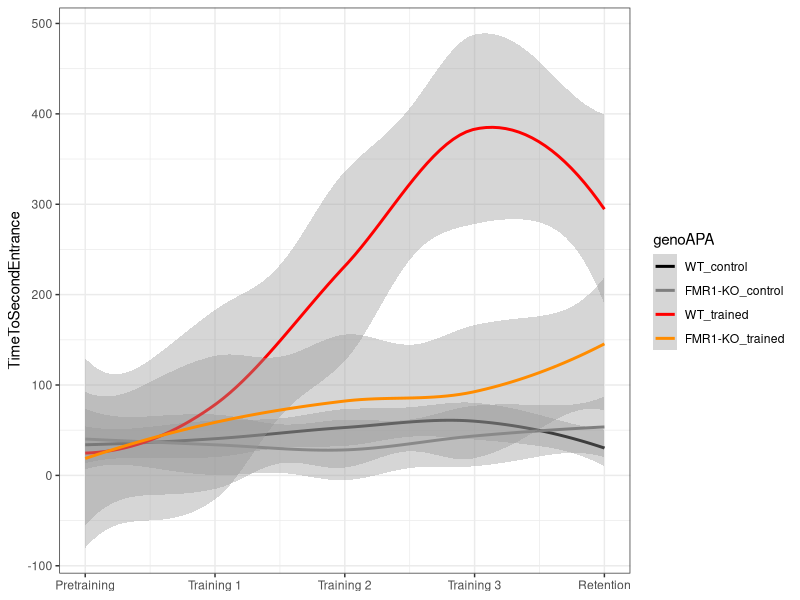
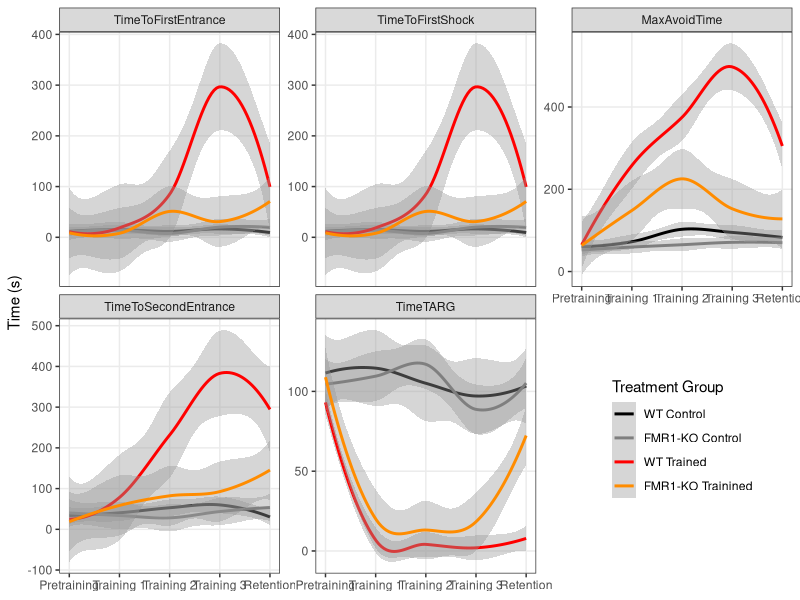
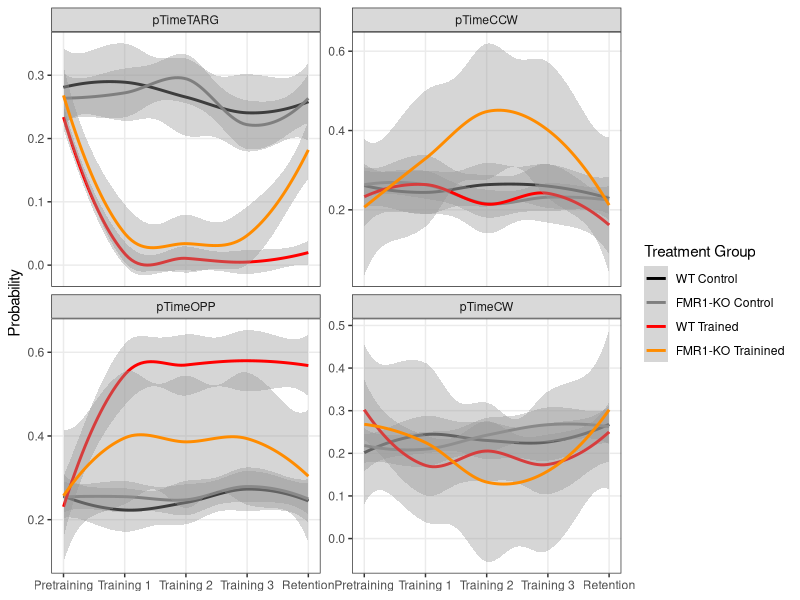
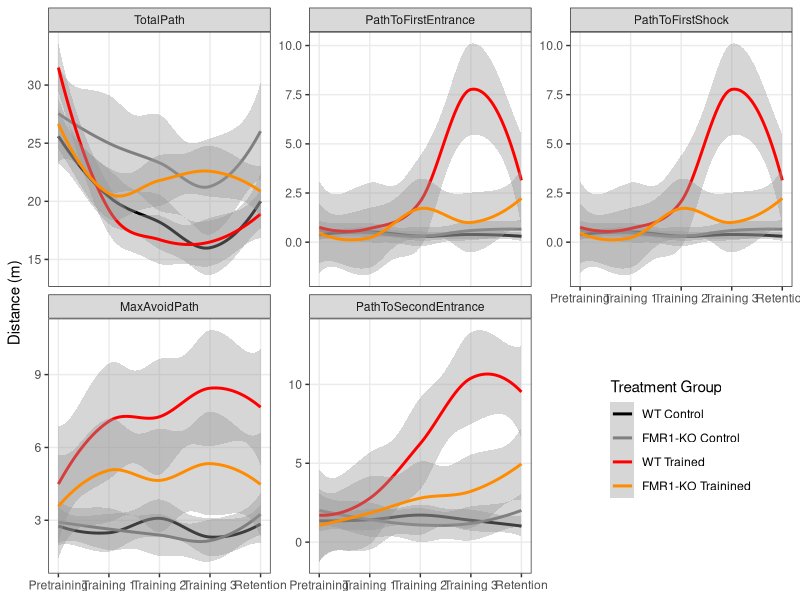
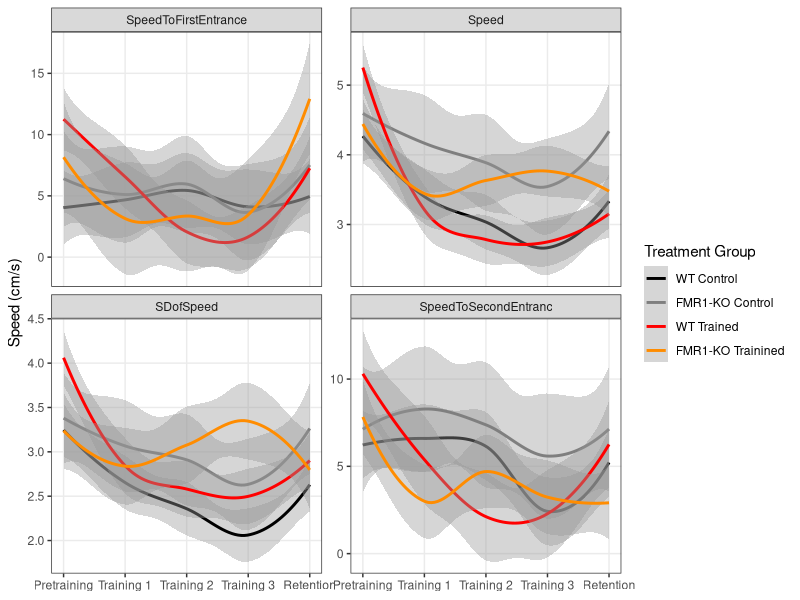
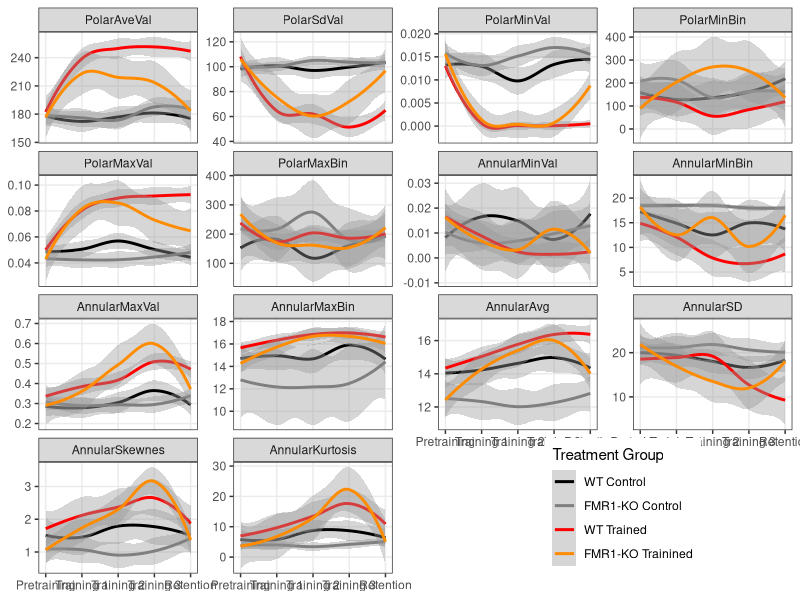
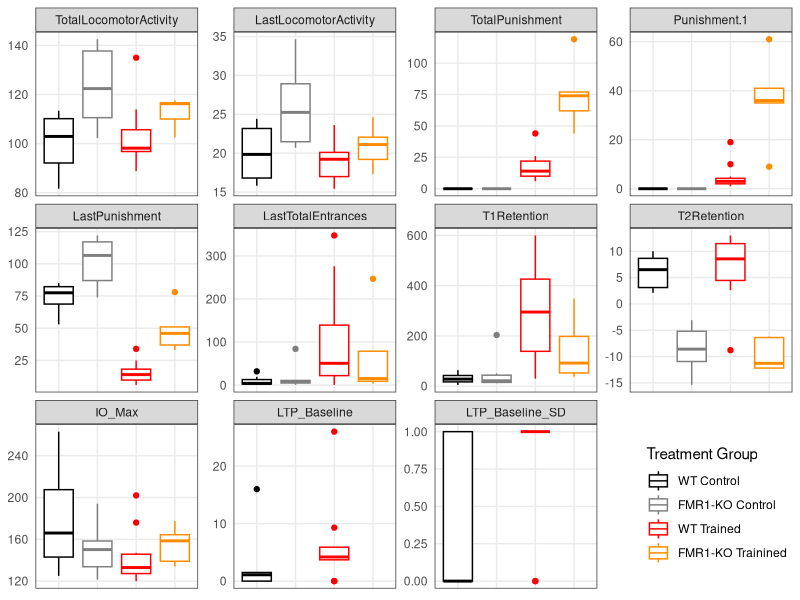
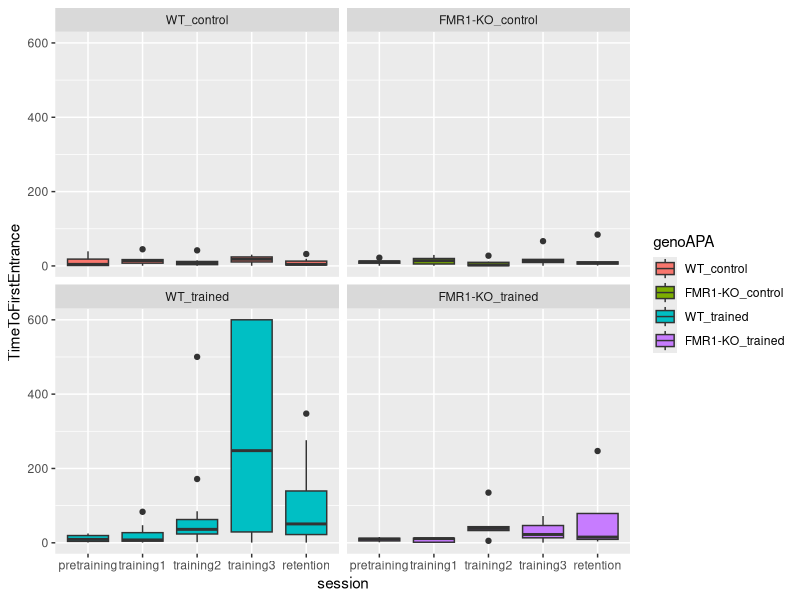

Here is the R script that generated these plots, in order:
# Part 1: Reading and analyzing beahvior and physiology data

## load libraries -----
library(dplyr) ## for filtering and selecting rows
library(plyr) ## for renmaing factors
library(ggplot2) ## for awesome plots!
library(reshape2) #@ for melting dataframe

## wrangle the raw wt and fmr1 dataframes ----

## read the data 
setwd("~/Github/qPCR-mouse/Rayna/2013/data")
wt <- read.csv("01_WTbehavephys.csv", header=TRUE, stringsAsFactors = FALSE, na.strings = c("", "ND", "N/A"))
fmr1 <- read.csv("01_FMR1behavephys.csv", header=TRUE, stringsAsFactors = FALSE, na.strings = c("", "ND", "N/A"))

## fixing columns both fmr1 and wt are as equivilent as possible
wt$filename <- as.character(paste(wt$filename, wt$X, sep="_")) ## mgerge 2 columns 

## delete obsolete columns
wt$X <- NULL 
wt$X.1 <- NULL
fmr1$X <- NULL
wt$next. <- NULL
fmr1$next. <- NULL
fmr1$PopSpike.max........mV. <- NA  ## add column
fmr1$PospSpike.Probability <- NA  ## add column
fmr1 <- fmr1[-c(75:80), ] ## removing rows
names(wt)
names(fmr1)


## create ind column with a animal name that matches qpcr (e.g "FMR1 AB" or "BL 19")
wt$ind <- wt$filename
head(wt$ind)
wt$ind <- gsub("[[:blank:]]*bl", "BL", wt$ind) ##removed blank space then changes bl1... to BL 1...
wt$ind <- gsub("D[[:print:]]*", "", wt$ind) ## deletes the D (for Day) and everythign thereafter
wt$ind

fmr1$ind <- fmr1$filename
fmr1$ind <- gsub("RoomTrack_", "", fmr1$ind) ##remove RommTrack_"
fmr1$ind <- gsub("fmr1", "FMR1", fmr1$ind) ## changes to FMR1
fmr1$ind <- gsub("frm1", "FMR1", fmr1$ind) ## because one was typed wrong
fmr1$ind <- gsub("wildtype", "BL", fmr1$ind) ## that one wildtype sample name
fmr1$ind <- gsub("_[ptr][[:print:]]*", "", fmr1$ind) ##deletes the rest of the filename
fmr1$ind

## rename columns
names(wt)[3] <- "TotalTime"
names(wt)[4] <- "TotalPath"
names(wt)[5] <- "Entrances"
names(wt)[6] <- "TimeToFirstEntrance"
names(wt)[7] <- "PathToFirstEntrance"
names(wt)[8] <- "SpeedToFirstEntrance"
names(wt)[9] <- "EntrancePerDistance"
names(wt)[10] <- "TotalShocks"
names(wt)[11] <- "TimeToFirstShock"
names(wt)[12] <- "PathToFirstShock"
names(wt)[13] <- "Speed"
names(wt)[14] <- "SDofSpeed"
names(wt)[15] <- "LineArity"
names(wt)[16] <- "MaxAvoidTime"
names(wt)[17] <- "MaxAvoidPath"
names(wt)[18] <- "TimeToSecondEntrance"
names(wt)[19] <- "PathToSecondEntrance"
names(wt)[20] <- "SpeedToSecondEntranc"
names(wt)[21] <- "TimeTARG"
names(wt)[22] <- "pTimeTARG"
names(wt)[23] <- "pTimeCCW"
names(wt)[24] <- "pTimeOPP"
names(wt)[25] <- "pTimeCW"
names(wt)[26] <- "RayleigLength"
names(wt)[27] <- "RayleigAngle"
names(wt)[28] <- "PolarAveVal"
names(wt)[29] <- "PolarSdVal"
names(wt)[30] <- "PolarMinVal"
names(wt)[31] <- "PolarMinBin"
names(wt)[32] <- "MinLoBin"
names(wt)[33] <- "MinHiBin"
names(wt)[34] <- "PolarMaxVal"
names(wt)[35] <- "PolarMaxBin"
names(wt)[36] <- "MaxLoBin"
names(wt)[37] <- "MaxHiBin"
names(wt)[38] <- "AnnularMinVal"
names(wt)[39] <- "AnnularMinBin"
names(wt)[40] <- "AnnularMaxVal"
names(wt)[41] <- "AnnularMaxBin"
names(wt)[42] <- "AnnularAvg"
names(wt)[43] <- "AnnularSD"
names(wt)[44] <- "AnnularSkewnes"
names(wt)[45] <- "AnnularKurtosis"
names(wt)[46] <- "ind_bad"
names(wt)[47] <- "genotype_bad"
names(wt)[48] <- "APA"
names(wt)[49] <- "TotalLocomotorActivity"
names(wt)[50] <- "LastLocomotorActivity"
names(wt)[51] <- "TotalPunishment"
names(wt)[53] <- "LastPunishment"
names(wt)[54] <- "LastTotalEntrances"
names(wt)[55] <- "T1Retention"
names(wt)[56] <- "T2Retention"
names(wt)[57] <- "IO_Max"
names(wt)[58] <- "LTP_Baseline"
names(wt)[59] <- "LTP_Baseline_SD"
names(wt) # check all good

## do same for fmr1
names(fmr1)[3] <- "TotalTime"
names(fmr1)[4] <- "TotalPath"
names(fmr1)[5] <- "Entrances"
names(fmr1)[6] <- "TimeToFirstEntrance"
names(fmr1)[7] <- "PathToFirstEntrance"
names(fmr1)[8] <- "SpeedToFirstEntrance"
names(fmr1)[9] <- "EntrancePerDistance"
names(fmr1)[10] <- "TotalShocks"
names(fmr1)[11] <- "TimeToFirstShock"
names(fmr1)[12] <- "PathToFirstShock"
names(fmr1)[13] <- "Speed"
names(fmr1)[14] <- "SDofSpeed"
names(fmr1)[15] <- "LineArity"
names(fmr1)[16] <- "MaxAvoidTime"
names(fmr1)[17] <- "MaxAvoidPath"
names(fmr1)[18] <- "TimeToSecondEntrance"
names(fmr1)[19] <- "PathToSecondEntrance"
names(fmr1)[20] <- "SpeedToSecondEntranc"
names(fmr1)[21] <- "TimeTARG"
names(fmr1)[22] <- "pTimeTARG"
names(fmr1)[23] <- "pTimeCCW"
names(fmr1)[24] <- "pTimeOPP"
names(fmr1)[25] <- "pTimeCW"
names(fmr1)[26] <- "RayleigLength"
names(fmr1)[27] <- "RayleigAngle"
names(fmr1)[28] <- "PolarAveVal"
names(fmr1)[29] <- "PolarSdVal"
names(fmr1)[30] <- "PolarMinVal"
names(fmr1)[31] <- "PolarMinBin"
names(fmr1)[32] <- "MinLoBin"
names(fmr1)[33] <- "MinHiBin"
names(fmr1)[34] <- "PolarMaxVal"
names(fmr1)[35] <- "PolarMaxBin"
names(fmr1)[36] <- "MaxLoBin"
names(fmr1)[37] <- "MaxHiBin"
names(fmr1)[38] <- "AnnularMinVal"
names(fmr1)[39] <- "AnnularMinBin"
names(fmr1)[40] <- "AnnularMaxVal"
names(fmr1)[41] <- "AnnularMaxBin"
names(fmr1)[42] <- "AnnularAvg"
names(fmr1)[43] <- "AnnularSD"
names(fmr1)[44] <- "AnnularSkewnes"
names(fmr1)[45] <- "AnnularKurtosis"
names(fmr1)[46] <- "ind_bad"
names(fmr1)[47] <- "genotype_bad"
names(fmr1)[48] <- "APA"
names(fmr1)[49] <- "TotalLocomotorActivity"
names(fmr1)[50] <- "LastLocomotorActivity"
names(fmr1)[51] <- "TotalPunishment"
names(fmr1)[53] <- "LastPunishment"
names(fmr1)[54] <- "LastTotalEntrances"
names(fmr1)[55] <- "T1Retention"
names(fmr1)[56] <- "T2Retention"
names(fmr1)[57] <- "IO_Max"
names(fmr1)[58] <- "LTP_Baseline"
names(fmr1)[59] <- "LTP_Baseline_SD"

## add columns genotype (easier for wt df than for fmr1 df)
wt$genotype <- as.factor("WT")
fmr1$genotype <- ifelse(grepl("fmr1|frm1",fmr1$filename),'FMR1-KO','WT')
fmr1$genotype <- as.factor(fmr1$genotype)

## binding, clearning, filtering, renaming, adding conditions ----

wtfmr1 <- rbind(wt, fmr1) ## combine the datasets into one
wtfmr1 <- filter(wtfmr1, grepl("Room", filename)) ## remove non-data rows
str(wtfmr1)

## making strings factors
wtfmr1$ind <- as.factor(wtfmr1$ind)  
wtfmr1$APA <- as.factor(wtfmr1$APA)  

## making a bunch of columns numeric
wtfmr1[, c(3:35)] <- sapply(wtfmr1[, c(3:35)], as.numeric)
str(wtfmr1)



## add column session with APA information
wtfmr1$session <- ifelse(grepl("pretraining|pretrain|Hab", wtfmr1$filename), "pretraining", 
                     ifelse(grepl("training1|Train1", wtfmr1$filename), "training1",
                            ifelse(grepl("training2|Train2", wtfmr1$filename), "training2",
                                   ifelse(grepl("training3|Train3", wtfmr1$filename), "training3",
                                          ifelse(grepl("retention|reten|Retest", wtfmr1$filename), "retention", "NA")))))
wtfmr1$session  ## check that all names good with no NAs                                 
wtfmr1$session <- as.factor(wtfmr1$session)  
wtfmr1$session <- factor(wtfmr1$session, levels = c("pretraining", "training1", "training2", "training3", "retention"))


### separate out the summary columns and clean up / wrangle ----
summary <- filter(wtfmr1, session == "retention")
summary <- summary[c(60:61,48,62,49:59,1)] #select and reorder columns, so animal first
names(summary)
str(summary)

## rename APA to match qpcr data
summary$APA <- revalue(summary$APA, c("untrained" = "control")) 
summary$APA <- factor(summary$APA, levels = c("control", "trained"))

## making a bunch of columns numeric
summary$IO_Max <- gsub("%", "", summary$IO_Max) #remove the percent sign
summary[, c(5:15)] <- sapply(summary[, c(5:15)], as.numeric)

## create genoAPA column
summary$genoAPA <- summary$genoAPA <- as.factor(paste(summary$genotype,summary$APA, sep="_"))
summary$genoAPA <- factor(summary$genoAPA, levels = c("WT_control", "FMR1-KO_control", "WT_trained", "FMR1-KO_trained"))
summary$genoAPA

### improve indiviual session dataframe ----
str(wtfmr1)
wtfmr1 <- wtfmr1[c(60:61,62,1:45)]  # removes summary columns

##create APA dataframe to add APA to wtfrm1
APA <-  summary[c(1:3)] 
wtfmr1 <- left_join(wtfmr1,APA) 
wtfmr1 <- wtfmr1[c(1:2,49,3:48)]  # removes summary columns
wtfmr1$APA <- factor(wtfmr1$APA, levels = c("control", "trained"))

## create one level column for genotype*APA
wtfmr1$genoAPA <- wtfmr1$genoAPA <- as.factor(paste(wtfmr1$genotype,wtfmr1$APA, sep="_"))
wtfmr1$genoAPA <- factor(wtfmr1$genoAPA, levels = c("WT_control", "FMR1-KO_control", "WT_trained", "FMR1-KO_trained"))
wtfmr1$genoAPA

## wrangling the data for plots!!! long for ggplots, matrix for correlations ----

### melt the beahvior data to make long

wtfmr1_long <- melt(wtfmr1, id=c("ind","genotype", "APA", "session", "filename", "genoAPA"))
wtfmr1_long$value <- as.numeric(wtfmr1_long$value)
str(wtfmr1_long)

summary_long <- melt(summary, id=c("ind","genotype", "APA", "session", "filename", "genoAPA"))
summary_long$value <- as.numeric(summary_long$value)
str(summary_long)

### Beahvior graphs!!! -----

## create the color palette
FentonPalette <- c('black','grey50','red','darkorange')

## basic format to behavior of 4 groups by session stat smooth
ggplot(data=wtfmr1, aes(as.numeric(x=session), y=TimeToSecondEntrance, color=genoAPA)) + 
  stat_smooth() + theme_bw() + scale_colour_manual(values=FentonPalette) + 
  scale_x_continuous(name =NULL, 
                     labels=c("1" = "Pretraining", "2" = "Training 1", 
                              "3" = "Training 2", "4" = "Training 3", "5" = "Retention"))

## Plots of time in seconds: saved as 1_TimeMeasures
wtfmr1_long %>% 
  filter(grepl("Time", variable)) %>% 
  filter(!grepl("TotalTime|pTime", variable)) %>% 
  ggplot(aes(as.numeric(x=session), y=value, color=genoAPA)) +
  stat_smooth() + facet_wrap(~variable, scales = "free_y") +
  scale_y_continuous(name="Time (s)") + 
  scale_x_continuous(name =NULL, 
                     labels=c("1" = "Pretraining", "2" = "Training 1", 
                              "3" = "Training 2", "4" = "Training 3", "5" = "Retention")) +
  scale_colour_manual(values=FentonPalette, name="Treatment Group",
                      labels=c("WT Control", "FMR1-KO Control", "WT Trained", "FMR1-KO Trainined")) +
  theme_bw() + 
  theme(panel.grid.minor = element_blank(), legend.position = c(0.85, 0.25))

## Plots of pTime (probability): saved as 1_TimeProbability
wtfmr1_long %>% filter(grepl("pTime", variable)) %>% 
  ggplot(aes(as.numeric(x=session), y=value, color=genoAPA)) +
  stat_smooth() + facet_wrap(~variable, scales = "free_y") +
  scale_y_continuous(name="Probability") + 
  scale_x_continuous(name =NULL, 
                     labels=c("1" = "Pretraining", "2" = "Training 1", 
                              "3" = "Training 2", "4" = "Training 3", "5" = "Retention")) +
  scale_colour_manual(values=FentonPalette, name="Treatment Group",
                      labels=c("WT Control", "FMR1-KO Control", "WT Trained", "FMR1-KO Trainined")) +
  theme_bw() + 
  theme(panel.grid.minor = element_blank())

## Plots of path (distance): saved as 1_Path
wtfmr1_long %>% filter(grepl("Path", variable)) %>% 
  ggplot(aes(as.numeric(x=session), y=value, color=genoAPA)) +
  stat_smooth() + facet_wrap(~variable, scales = "free_y") +
  scale_y_continuous(name="Distance (m)") + 
  scale_x_continuous(name =NULL, 
                     labels=c("1" = "Pretraining", "2" = "Training 1", 
                              "3" = "Training 2", "4" = "Training 3", "5" = "Retention")) +
  scale_colour_manual(values=FentonPalette, name="Treatment Group",
                      labels=c("WT Control", "FMR1-KO Control", "WT Trained", "FMR1-KO Trainined")) +
  theme_bw() + 
  theme(panel.grid.minor = element_blank(), legend.position = c(0.85, 0.25))

## Plots of speed: saved as 1_Speed
wtfmr1_long %>% 
  filter(grepl("Speed|speed", variable))%>% 
  ggplot(aes(as.numeric(x=session), y=value, color=genoAPA)) +
  stat_smooth() + facet_wrap(~variable, scales = "free_y") +
  scale_y_continuous(name="Speed (cm/s)") + 
  scale_x_continuous(name =NULL, 
                     labels=c("1" = "Pretraining", "2" = "Training 1", 
                              "3" = "Training 2", "4" = "Training 3", "5" = "Retention")) +
  scale_colour_manual(values=FentonPalette, name="Treatment Group",
                      labels=c("WT Control", "FMR1-KO Control", "WT Trained", "FMR1-KO Trainined")) +
  theme_bw() + 
  theme(panel.grid.minor = element_blank())

## Other Plots of speed: Rayleight, Polar, Annular Stuff : Saved as 1-Other
wtfmr1_long %>% 
  filter(grepl("Rayleigh|Polar|Annular", variable)) %>% 
  ggplot(aes(as.numeric(x=session), y=value, color=genoAPA)) +
  stat_smooth() + facet_wrap(~variable, scales = "free_y") +
  scale_y_continuous(name=NULL) + 
  scale_x_continuous(name =NULL, 
                     labels=c("1" = "Pretraining", "2" = "Training 1", 
                              "3" = "Training 2", "4" = "Training 3", "5" = "Retention")) +
  scale_colour_manual(values=FentonPalette, name="Treatment Group",
                      labels=c("WT Control", "FMR1-KO Control", "WT Trained", "FMR1-KO Trainined")) +
  theme_bw() + 
  theme(panel.grid.minor = element_blank(),legend.position = c(0.775, 0.125))

### Electrophysiology melting and graphing!!! ---- 

## plot all the summary_long data!: saved as 1-SummaryValues
summary_long %>%
  ggplot(aes(x=genoAPA, y=value, color=genoAPA)) +
  geom_boxplot() +  facet_wrap(~variable, scales = "free_y") +
  theme_bw() +
  scale_y_continuous(name=NULL) + 
  scale_x_discrete(name=NULL) + 
  scale_colour_manual(values=FentonPalette, name="Treatment Group",
                      labels=c("WT Control", "FMR1-KO Control", "WT Trained", "FMR1-KO Trainined")) +
  theme_bw() + 
  theme(panel.grid.minor = element_blank(),
        legend.position = c(0.9, 0.15),
        axis.text.x = element_blank(), 
        axis.ticks = element_blank())

### Not used but useful single plots ----

## simple box plot faceted by genotype colored by genotype
ggplot(data = wtfmr1, aes(x = session, y = TimeToFirstEntrance, fill=genoAPA)) +
  geom_boxplot() + facet_wrap( ~ genoAPA)
## simple box plot colored by genotype
ggplot(data = wtfmr1, aes(x = session, y = TimeToSecondEntrance, by=genoAPA, fill=genoAPA)) +
  geom_boxplot()
## line plots for every individual shown individually
ggplot(data=wtfmr1, aes(as.numeric(x=session), y=PathToSecondEntrance, by=ind, color=genoAPA)) +
  geom_line() + facet_wrap( ~ ind)
## line plots for every individual shown by group
ggplot(data=wtfmr1, aes(as.numeric(x=session), y=TimeToSecondEntrance, by=ind, color=genoAPA)) +
  geom_line() + facet_wrap( ~ genoAPA)
## line plots for every individual shown by group colored by individual
ggplot(data=wtfmr1, aes(as.numeric(x=session), y=PathToSecondEntrance, by=ind, color=ind)) +
  geom_line() + facet_wrap(~ genoAPA) 

## Time to 2nd entrance of 4 groups by session stat smooth
ggplot(data=wtfmr1, aes(as.numeric(x=session), y=TimeToSecondEntrance, color=genoAPA)) + 
  stat_smooth() + # plots line with confidence interval
  scale_y_continuous(name="Time to 2nd Entrance (s)") + # renames x axis
  scale_x_continuous(name =NULL, #removed y axis label
                     labels=c("1" = "Pretraining", "2" = "Training 1",  # renmaes x axis labeles
                              "3" = "Training 2", "4" = "Training 3", "5" = "Retention")) +
  scale_colour_manual(values=FentonPalette, name="Treatment Group", # says use color palete, rename legend
                      labels=c("WT Control", "FMR1-KO Control", "WT Trained", "FMR1-KO Trainined")) + 
  theme_bw() # removes grey background

## some statistics ----
lm1 = lm(data=wtfmr1, TimeToSecondEntrance~genoAPA+session+genoAPA:session)
summary(lm1)
xtabs(data=wtfmr1, ~genoAPA+session)
anova(lm1)

